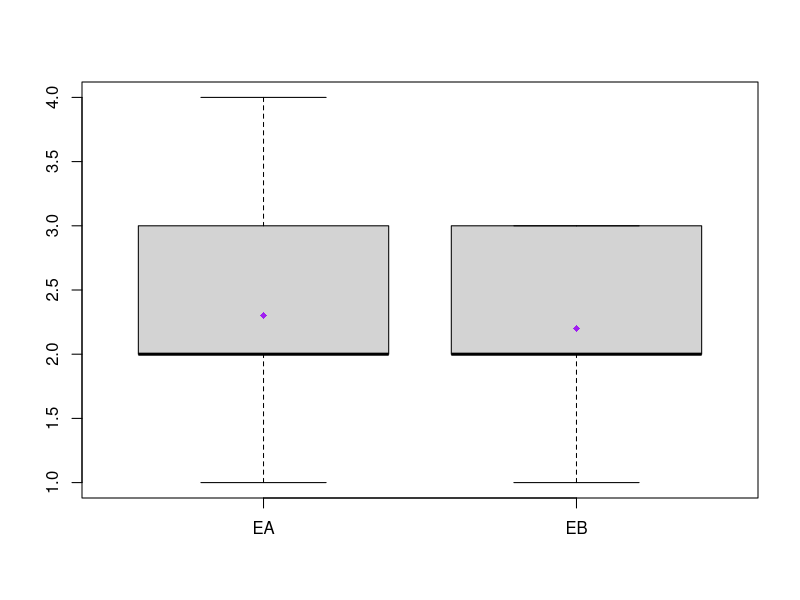
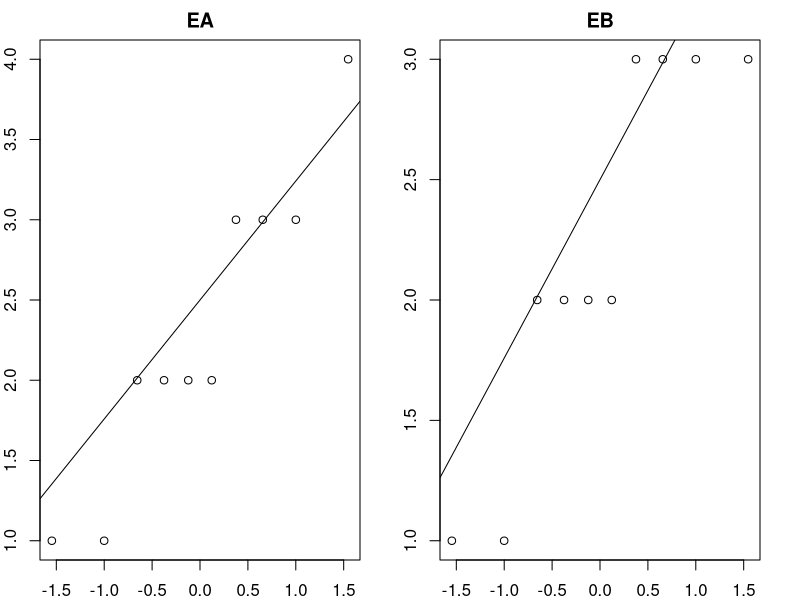
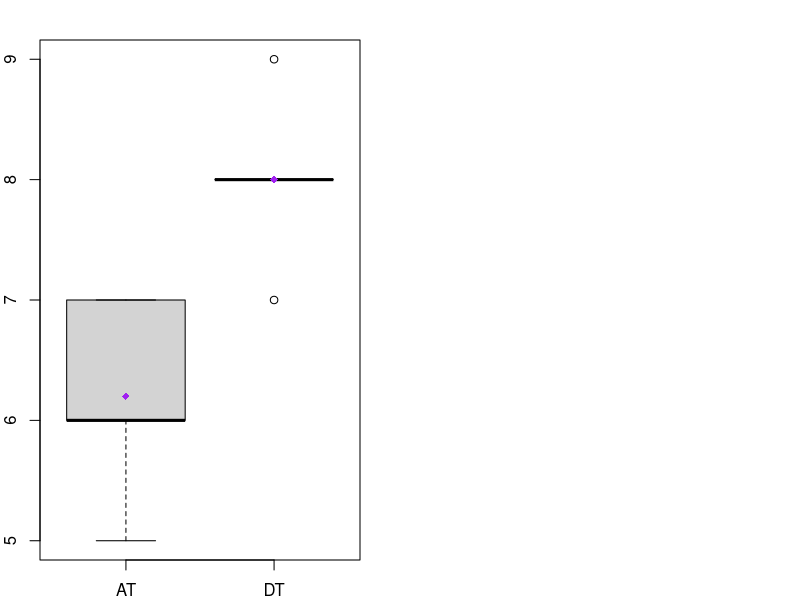
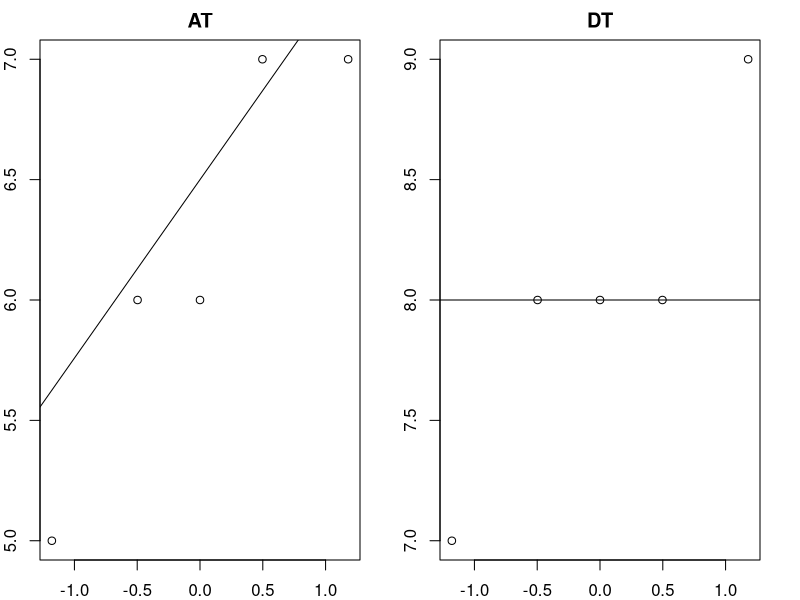

Generate these figures, in order, with R:

#Independientes
EA= c(2, 3, 1, 4, 2, 3, 2, 1, 3, 2)
EB= c(3, 2, 1, 3, 2, 2, 3, 2, 3, 1)

boxplot(EA, EB, names=c("EA","EB"))
medias = c(mean(EA), mean(EB))
points(medias,pch=18,col="purple")

par(mar = c(2, 2, 2, 2))
par(mfrow = c(1, 2))
qqnorm(EA, xlab = "", ylab = "", main = "EA")
qqline(EA)
qqnorm(EB, xlab = "", ylab ="", main="EB")
qqline(EB)

#### Prueba t
t.test(EA,EB,)

## ____________________
#Independientes
AT= c(7, 6, 5, 6, 7)
DT= c(8, 7, 8, 8, 9)

boxplot(AT, DT, names=c("AT","DT"))
medias = c(mean(AT), mean(DT))
points(medias,pch=18,col="purple")

par(mar = c(2, 2, 2, 2))
par(mfrow = c(1, 2))
qqnorm(AT, xlab = "", ylab = "", main = "AT")
qqline(AT)
qqnorm(DT, xlab = "", ylab ="", main="DT")
qqline(DT)

#### Prueba t
t.test(AT,DT, paired= TRUE)